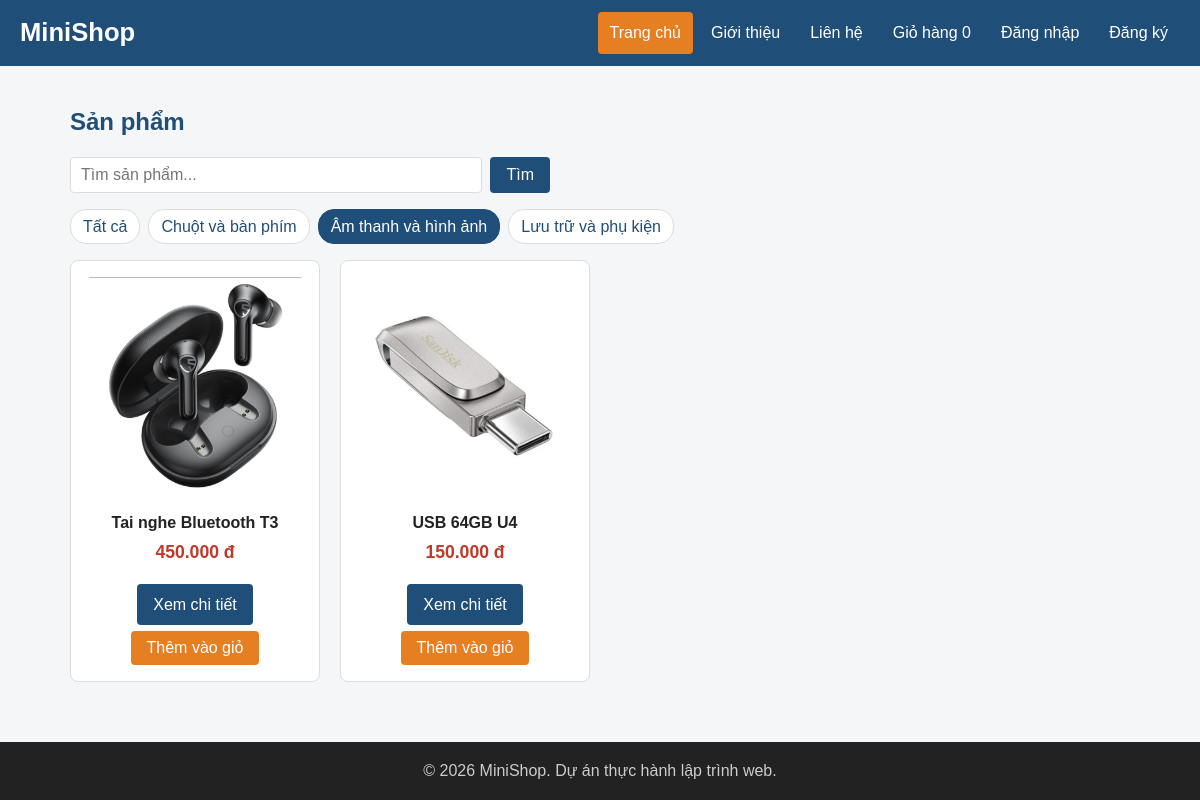
Screenshot of /index.php?category=2 with the database file from the repository.
### tables this page shows
CREATE TABLE IF NOT EXISTS `categories` (
    `id` INT UNSIGNED NOT NULL AUTO_INCREMENT,
    `name` VARCHAR(100) NOT NULL,
    PRIMARY KEY (`id`)
);

CREATE TABLE IF NOT EXISTS `products` (
    `id` INT UNSIGNED NOT NULL AUTO_INCREMENT,
    `category_id` INT UNSIGNED NOT NULL,
    `name` VARCHAR(200) NOT NULL,
    `price` INT UNSIGNED NOT NULL,
    `description` TEXT,
    `image` VARCHAR(255) NOT NULL DEFAULT 'images/sp01.jpg',
    `stock` INT UNSIGNED NOT NULL DEFAULT 0,
    `created_at` DATETIME NOT NULL DEFAULT CURRENT_TIMESTAMP,
    PRIMARY KEY (`id`),
    CONSTRAINT `fk_products_category`
        FOREIGN KEY (`category_id`) REFERENCES `categories` (`id`)
);

### includes/init.php (called while the page is built, shortened)
<?php
function e($value): string
{
    return htmlspecialchars((string) $value, ENT_QUOTES | ENT_SUBSTITUTE, 'UTF-8');
}
function url(string $path = ''): string
{
    $scriptDirectory = str_replace('\\', '/', dirname($_SERVER['SCRIPT_NAME'] ?? '/'));
    $basePath = rtrim($scriptDirectory, '/');
    return $basePath . '/' . ltrim($path, '/');
}
function format_price($price): string
{
    return number_format((float) $price, 0, ',', '.') . ' đ';
}

### index.php (the view, shortened to what this page needs)
<?php
require __DIR__ . '/includes/init.php';
$categoryInput = $_GET['category'] ?? 0;
$categoryId = is_scalar($categoryInput) ? (int) $categoryInput : 0;
$keywordInput = $_GET['q'] ?? '';
$keyword = is_string($keywordInput) ? trim($keywordInput) : '';
$categories = $pdo->query('SELECT id, name FROM categories ORDER BY id')->fetchAll();
$sql = 'SELECT id, name, price, image FROM products';
$where = [];
$params = [];
if ($categoryId > 0) {
    $where[] = 'category_id = ?';
    $params[] = $categoryId;
}
if ($where !== []) {
    $sql .= ' WHERE ' . implode(' AND ', $where);
}
$sql .= ' ORDER BY id';
$statement = $pdo->prepare($sql);
$statement->execute($params);
$products = $statement->fetchAll();
require __DIR__ . '/includes/header.php';
?>
<section>
    <h2>Sản phẩm</h2>
    <form action="<?= e(url('index.php')) ?>" method="get" class="search-form">
        <input type="search" name="q" value="<?= e($keyword) ?>" placeholder="Tìm sản phẩm...">
        <button type="submit" class="btn">Tìm</button>
    </form>
    <p class="category-bar">
        <a href="<?= e(url('index.php')) ?>" class="<?= $categoryId === 0 ? 'active' : '' ?>">Tất cả</a>
        <?php foreach ($categories as $category): ?>
            <a href="<?= e(url('index.php?category=' . $category['id'])) ?>"
               class="<?= $categoryId === (int) $category['id'] ? 'active' : '' ?>"><?= e($category['name']) ?></a>
        <?php endforeach; ?>
    </p>
    <div class="product-list">
        <?php foreach ($products as $product): ?>
            <article class="product-card">
                <img src="<?= e(url($product['image'])) ?>" alt="<?= e($product['name']) ?>">
                <h3><?= e($product['name']) ?></h3>
                <p class="price"><?= e(format_price($product['price'])) ?></p>
                <a href="<?= e(url('product.php?id=' . $product['id'])) ?>" class="btn">Xem chi tiết</a>
                <button type="button" class="btn btn-accent add-to-cart"
                        data-id="<?= e($product['id']) ?>">Thêm vào giỏ</button>
            </article>
        <?php endforeach; ?>
    </div>
</section>
<?php require __DIR__ . '/includes/footer.php'; ?>

### css/style.css (style rules this page uses)
:root { --primary: #1f4e79; --primary-dark: #163a5a; --accent: #e67e22; --accent-dark: #cf6d17; --text: #222222; --muted: #666666; --border: #dddddd; --bg: #f5f6f8; --white: #ffffff; --danger: #c0392b; }
* { box-sizing: border-box; }
body { margin: 0; font-family: Arial, Helvetica, sans-serif; font-size: 16px; line-height: 1.6; color: var(--text); background-color: var(--bg); }
h1, h2, h3 { line-height: 1.3; }
h2 { color: var(--primary); }
a { color: var(--primary); text-decoration: none; }
img { max-width: 100%; height: auto; }
.price { color: var(--danger); font-size: 1.1rem; font-weight: bold; }
.product-list { display: grid; grid-template-columns: repeat(4, 1fr); gap: 20px; }
.product-card { padding: 16px; border: 1px solid var(--border); border-radius: 8px; background-color: var(--white); text-align: center; transition: box-shadow 0.2s, transform 0.2s; }
.product-card img { width: 100%; aspect-ratio: 1 / 1; object-fit: cover; border-radius: 4px; }
.product-card h3 { margin: 12px 0 4px; font-size: 1rem; }
.product-card .price { margin: 0 0 12px; }
.btn { display: inline-block; padding: 8px 16px; border: none; border-radius: 4px; background-color: var(--primary); color: var(--white); font-size: 1rem; font-family: inherit; cursor: pointer; }
.btn-accent { background-color: var(--accent); }
.product-card .btn { margin-top: 6px; }
body { display: flex; flex-direction: column; min-height: 100vh; }
.search-form { display: flex; gap: 8px; max-width: 480px; margin-bottom: 12px; }
.search-form input { flex: 1; padding: 8px 10px; border: 1px solid var(--border); border-radius: 4px; font-size: 1rem; }
.category-bar { display: flex; flex-wrap: wrap; gap: 8px; }
.category-bar a { padding: 4px 12px; border: 1px solid var(--border); border-radius: 16px; background-color: var(--white); }
.category-bar a.active { border-color: var(--primary); background-color: var(--primary); color: var(--white); }

### rows the page displays
categories: name "Chuột và bàn phím"
categories: name "Âm thanh và hình ảnh"
categories: name "Lưu trữ và phụ kiện"
products: image (picture), name "Tai nghe Bluetooth T3", price "450.000 đ"
products: image (picture), name "USB 64GB U4", price "150.000 đ"
